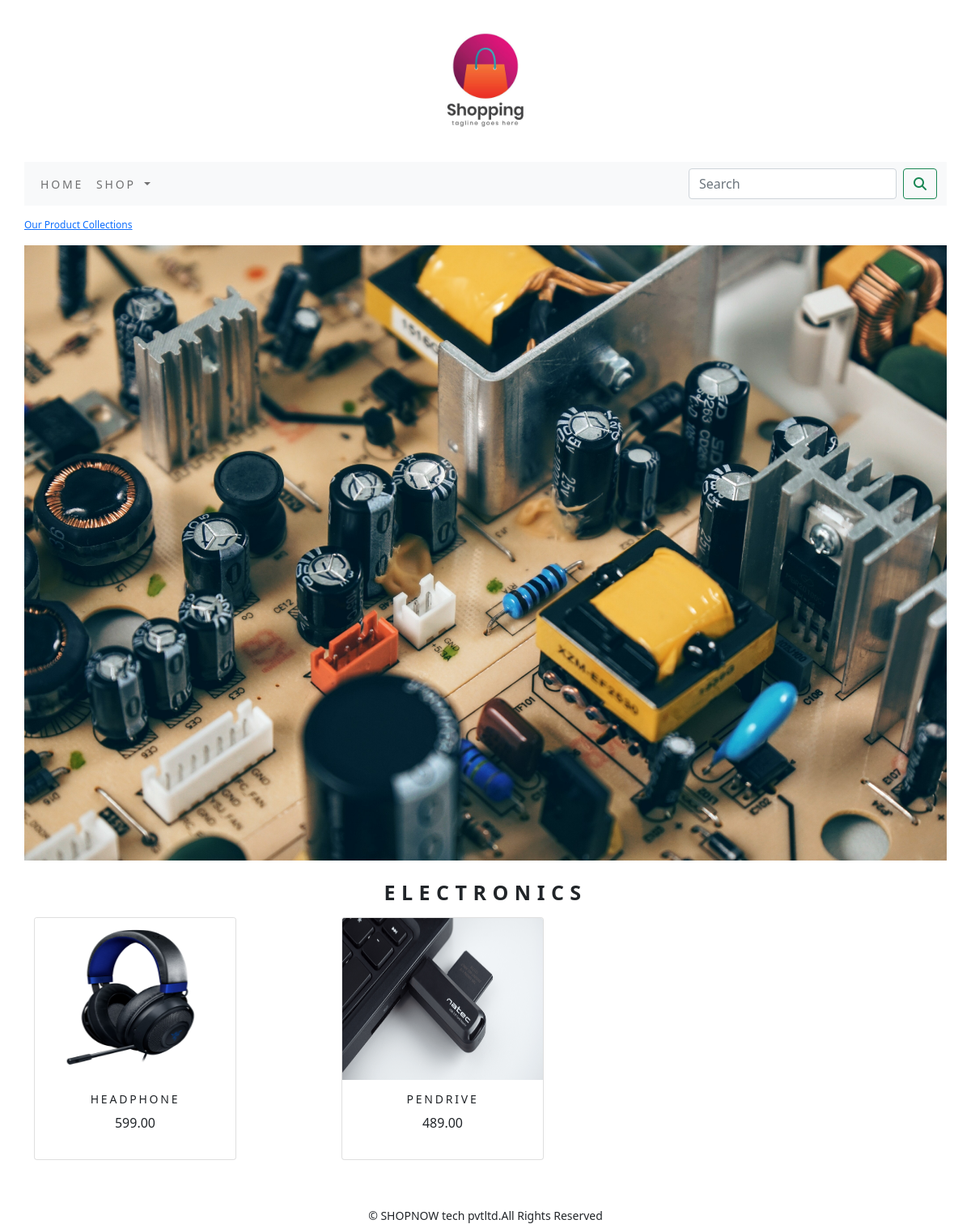
Screenshot of /shop/electronics/ with the database file from the repository.
### shop/models.py (models this page shows, shortened)
class Category(models.Model):
    name = models.CharField(max_length=250, unique=True)
    slug = models.SlugField(max_length=250, unique=True)
    desc = models.TextField(blank=True)
    image = models.ImageField(upload_to='category', blank=True)
    class Meta:
        ordering: ('name',)
        verbose_name = 'category'
        verbose_name_plural = 'categories'
    def get_url(self):
        return reverse('shop:product_by_category', args=[self.slug])

class Product(models.Model):
    name = models.CharField(max_length=250, unique=True)
    slug = models.SlugField(max_length=250, unique=True)
    description = models.TextField(blank=True)
    price = models.DecimalField(max_digits=10, decimal_places=2)
    category = models.ForeignKey(Category, on_delete=models.CASCADE)
    image = models.ImageField(upload_to='product', blank=True)
    stock = models.IntegerField()
    available = models.BooleanField(default=True)
    created = models.DateTimeField(auto_now_add=True)
    updated = models.DateTimeField(auto_now=True)
    def get_url(self):
        return reverse('shop:prodCatdetail', args=[self.category.slug, self.slug])
    class Meta:
        ordering: ('name',)
        verbose_name = 'product'
        verbose_name_plural = 'products'

### shop/views.py (the view)
# urls.py: path('', views.allProdCat, name='allProdCat'),
def allProdCat(request, c_slug=None):
    c_page = None
    products_list = None
    if c_slug != None:
        c_page = get_object_or_404(Category, slug=c_slug)
        products_list = Product.objects.all().filter(category=c_page, available=True)
    else:
        products_list = Product.objects.all().filter(available=True)
    paginator = Paginator(products_list, 6)
    try:
        page = int(request.GET('page', '1'))
    except:
        page = 1
    try:
        products = paginator.page(page)
    except  (EmptyPage, InvalidPage):
        products = paginator.page(paginator.num_pages)
    return render(request, 'category.html', {'category': c_page, 'products': products})

### cart/context_processors.py (called while the page is built)
def counter(request):
    item_count=0
    if 'admin' in request.path:
        return  {}
    else:
        try:
            cart=Cart.objects.filter(cart_id=_cart_id(request))
            cart_items=CartItem.objects.all().filter(cart=cart[:1])
            for cart_item in cart_items:
                item_count +=cart_item.quantity
        except Cart.DoesNotExist:
            item_count =0
    return dict(item_count=item_count)

### cart/views.py (called while the page is built)
def _cart_id(request):
    cart = request.session.session_key
    if not cart:
        cart = request.session.create()
    return cart

### shop/context_processors.py (called while the page is built)
def menu_links(request):
    links=Category.objects.all()
    return dict(links=links)

### template/category.html (shortened to what this page needs)
{% extends 'base.html' %}
{% load static %}
{% block content %}
{% if category %}
<div>
    <div class="row my_row_class">
        <div class="mx-auto">
        <p><a href="{% url 'shop:allProdCat' %}">Our Product Collections</a></p>
    </div>
        </div>
</div>
{% endif %}
<div class="mx-auto">
    {% if category %}
    <img class="my_image" src="{{category.image.url}}"  alt="{{category.name}}">
</div>
<br>
<div>
    <h1 class="text-center my_title"><b>{{category.name}}</b></h1>
</div>
{% endif %}
<div class="container">
    <div class="row mx_auto">
        {% for product in products %}
        <div class="my_bottom_margin col-9 col-sm-12 col-md-4 col-lg-4">
            <div class="card text-center" style="height:300px;width:250px" >
                <a href="{{product.get_url}}"><img class="card-img-top my_image" style="width:100%;height:200px"  src="{{product.image.url}}" alt="{{product.name}}"></a>
                <div class="card-body">
                    <h4>{{product.name}}</h4>
                    <p>{{product.price}}</p>
                </div>
            </div>
        </div>
        {% endfor %}
    </div>
    </div>
    <br>
<br>
{% endblock %}

### static/css/custom.css (style rules this page uses)
.my_row_class { padding-top:15px; }
.my_row_class .mx-auto { color:red; font-size:12px; }
.my_image { width:100%; height:auto; }
.my_title { font-size:25px; text-transform:uppercase; letter-spacing:.3em; }
.my_bottom_margin { margin-bottom:10px; }
.card-body h4 { font-size:14px; text-transform:uppercase; letter-spacing:.2em; }

### rows the page displays
Category: image (picture), name "ELECTRONICS"
Product: image (picture), name "HEADPHONE", price "599.00"
Product: image (picture), name "PENDRIVE", price "489.00"
